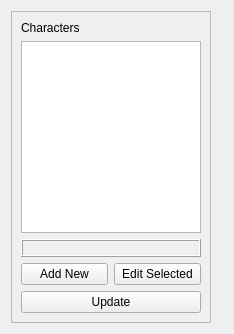
          <widget class="QWidget" name="tabCharacters">
           <attribute name="title">
            <string>Characters</string>
           </attribute>
           <layout class="QHBoxLayout" name="horizontalLayout_10">
            <item>
             <widget class="QFrame" name="frame">
              <property name="minimumSize">
               <size>
                <width>200</width>
                <height>0</height>
               </size>
              </property>
              <property name="maximumSize">
               <size>
                <width>200</width>
                <height>16777215</height>
               </size>
              </property>
              <property name="frameShape">
               <enum>QFrame::StyledPanel</enum>
              </property>
              <property name="frameShadow">
               <enum>QFrame::Raised</enum>
              </property>
              <layout class="QVBoxLayout" name="verticalLayout_5">
               <item>
                <widget class="QLabel" name="label_2">
                 <property name="text">
                  <string>Characters</string>
                 </property>
                </widget>
               </item>
               <item>
                <widget class="QListWidget" name="charactersListWidget">
                 <property name="minimumSize">
                  <size>
                   <width>150</width>
                   <height>0</height>
                  </size>
                 </property>
                 <property name="maximumSize">
                  <size>
                   <width>200</width>
                   <height>16777215</height>
                  </size>
                 </property>
                 <property name="editTriggers">
                  <set>QAbstractItemView::DoubleClicked|QAbstractItemView::EditKeyPressed|QAbstractItemView::SelectedClicked</set>
                 </property>
                 <property name="dragDropMode">
                  <enum>QAbstractItemView::NoDragDrop</enum>
                 </property>
                 <property name="defaultDropAction">
                  <enum>Qt::IgnoreAction</enum>
                 </property>
                 <property name="textElideMode">
                  <enum>Qt::ElideLeft</enum>
                 </property>
                 <property name="movement">
                  <enum>QListView::Static</enum>
                 </property>
                 <property name="isWrapping" stdset="0">
                  <bool>false</bool>
                 </property>
                 <property name="viewMode">
                  <enum>QListView::ListMode</enum>
                 </property>
                 <property name="uniformItemSizes">
                  <bool>false</bool>
                 </property>
                 <property name="wordWrap">
                  <bool>false</bool>
                 </property>
                 <property name="selectionRectVisible">
                  <bool>true</bool>
                 </property>
                 <property name="sortingEnabled">
                  <bool>false</bool>
                 </property>
                </widget>
               </item>
               <item>
                <widget class="QLabel" name="characterIconLabel">
                 <property name="sizePolicy">
                  <sizepolicy hsizetype="Expanding" vsizetype="Expanding">
                   <horstretch>0</horstretch>
                   <verstretch>0</verstretch>
                  </sizepolicy>
                 </property>
                 <property name="minimumSize">
                  <size>
                   <width>0</width>
                   <height>0</height>
                  </size>
                 </property>
                 <property name="maximumSize">
                  <size>
                   <width>180</width>
                   <height>180</height>
                  </size>
                 </property>
                 <property name="frameShape">
                  <enum>QFrame::Box</enum>
                 </property>
                 <property name="frameShadow">
                  <enum>QFrame::Raised</enum>
                 </property>
                 <property name="text">
                  <string/>
                 </property>
                </widget>
               </item>
               <item>
                <layout class="QHBoxLayout" name="horizontalLayout">
                 <item>
                  <widget class="QPushButton" name="createCharacterButton">
                   <property name="text">
                    <string>Add New</string>
                   </property>
                   <property name="checkable">
                    <bool>false</bool>
                   </property>
                   <property name="checked">
                    <bool>false</bool>
                   </property>
                  </widget>
                 </item>
                 <item>
                  <widget class="QPushButton" name="pushButton">
                   <property name="text">
                    <string>Edit Selected</string>
                   </property>
                  </widget>
                 </item>
                </layout>
               </item>
               <item>
                <widget class="QPushButton" name="updateCharactersButton">
                 <property name="text">
                  <string>Update</string>
                 </property>
                </widget>
               </item>
              </layout>
             </widget>
            </item>
            <item>
             <widget class="QStackedWidget" name="charactersStackedWidget">
              <property name="sizePolicy">
               <sizepolicy hsizetype="Expanding" vsizetype="Expanding">
                <horstretch>0</horstretch>
                <verstretch>0</verstretch>
               </sizepolicy>
              </property>
             </widget>
            </item>
            <item>
             <widget class="QWidget" name="widget" native="true"/>
            </item>
           </layout>
          </widget>
